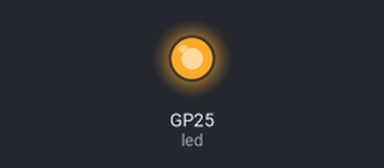
Bench run of a program on a simulated Raspberry Pi Pico running MicroPython. Shown: output pins drawn as LEDs (lit = HIGH). What the program prints to the serial console is not drawn.

Above: at 0.1 s.
Timing chart, 0 to 1.6 s (numbered marks = the images above):
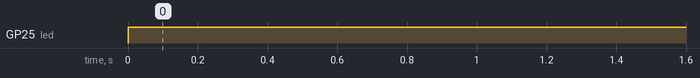

The program:

_YD-RP2040_____LED__.py
```python
import machine
import utime

key = machine.Pin(24, machine.Pin.IN, machine.Pin.PULL_UP)
led = machine.Pin(25, machine.Pin.OUT)

print('gpio input demo...')
while True:
    if key.value() == 1:
        led.value(1)
    else:
        led.value(0)
    utime.sleep_ms(100)
```

Measured:
- by itself, GP25 (led): LOW → HIGH at 0.00 s
